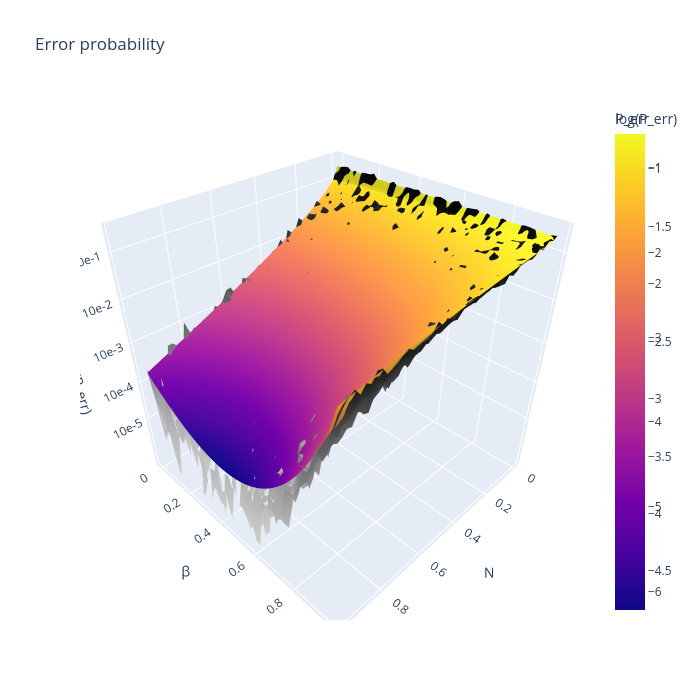

Notebook source saved alongside this figure:
### Code cell
N_mesh, beta_mesh = np.meshgrid(N_grid, beta_grid, indexing='ij')
p_err_theory = protocols.P_err_theory(N_mesh, beta_mesh)
z_theory = np.log(p_err_theory)
zmin = np.floor(np.min(z_theory))
zmax = np.ceil(np.max(z_theory))
ticks = np.arange(zmin, zmax + 1)
fig = go.Figure()
fig.add_trace(go.Surface(x=N_mesh, y=beta_mesh, z=np.log(p_err), colorscale="Greys", colorbar=dict(title="P_err")))
fig.add_trace(go.Surface(x=N_mesh, y=beta_mesh, z=np.log(p_err_theory), colorscale="Plasma", colorbar=dict(title="log(P_err)")))
fig.update_layout(title="Error probability", scene=dict(xaxis_title="N", yaxis_title="β",  zaxis=dict(title="log(P_err)", tickmode="array", 
            tickvals=ticks, ticktext=[rf"10e{int(t)}" for t in ticks])), width=700, height=700)

fig.show()

### Figure 1 — Plotly figure (JSON) as saved in the notebook; plotly's stock layout.template omitted (floating-point values rounded to 4 significant figures; data arrays with more than 128 entries replaced by an {"elided": "..."} marker saying what was removed)
{"data": [{"colorbar": {"title": {"text": "P_err"}}, "colorscale": [[0, "rgb(255,255,255)"], [0.125, "rgb(240,240,240)"], [0.25, "rgb(217,217,217)"], [0.375, "rgb(189,189,189)"], [0.5, "rgb(150,150,150)"], [0.625, "rgb(115,115,115)"], [0.75, "rgb(82,82,82)"], [0.875, "rgb(37,37,37)"], [1, "rgb(0,0,0)"]], "type": "surface", "x": {"elided": "50x50 float values"}, "y": {"elided": "50x50 float values"}, "z": {"elided": "50x50 float values"}}, {"colorbar": {"title": {"text": "log(P_err)"}}, "colorscale": [[0, "#0d0887"], [0.1111, "#46039f"], [0.2222, "#7201a8"], [0.3333, "#9c179e"], [0.4444, "#bd3786"], [0.5556, "#d8576b"], [0.6667, "#ed7953"], [0.7778, "#fb9f3a"], [0.8889, "#fdca26"], [1, "#f0f921"]], "type": "surface", "x": {"elided": "50x50 float values"}, "y": {"elided": "50x50 float values"}, "z": {"elided": "50x50 float values"}}], "layout": {"height": 700, "scene": {"xaxis": {"title": {"text": "N"}}, "yaxis": {"title": {"text": "β"}}, "zaxis": {"tickmode": "array", "ticktext": ["10e-5", "10e-4", "10e-3", "10e-2", "10e-1", "10e0"], "tickvals": [-5.0, -4.0, -3.0, -2.0, -1.0, 0.0], "title": {"text": "log(P_err)"}}}, "title": {"text": "Error probability"}, "width": 700}}
